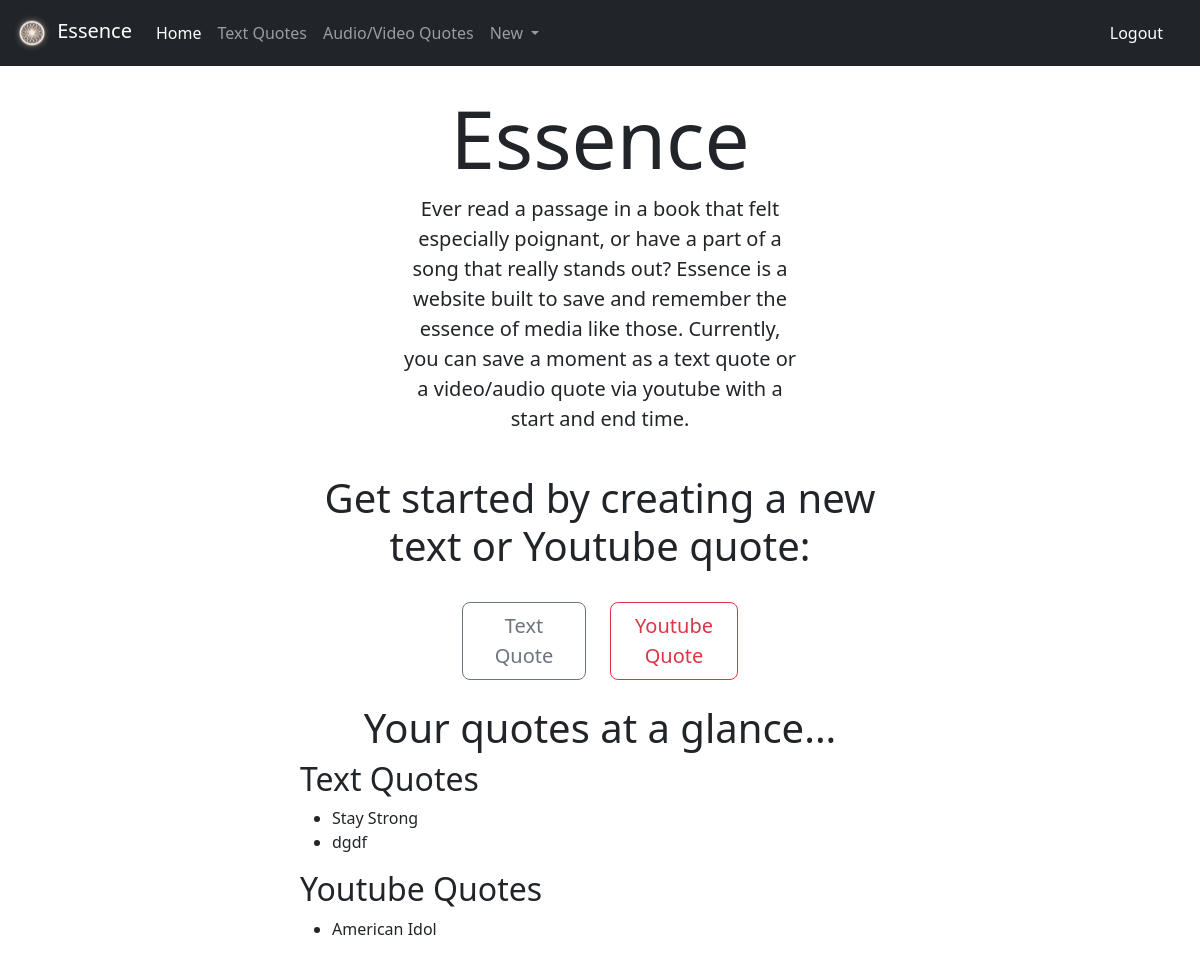
Page /essence/ (signed in) on the earlier database version.
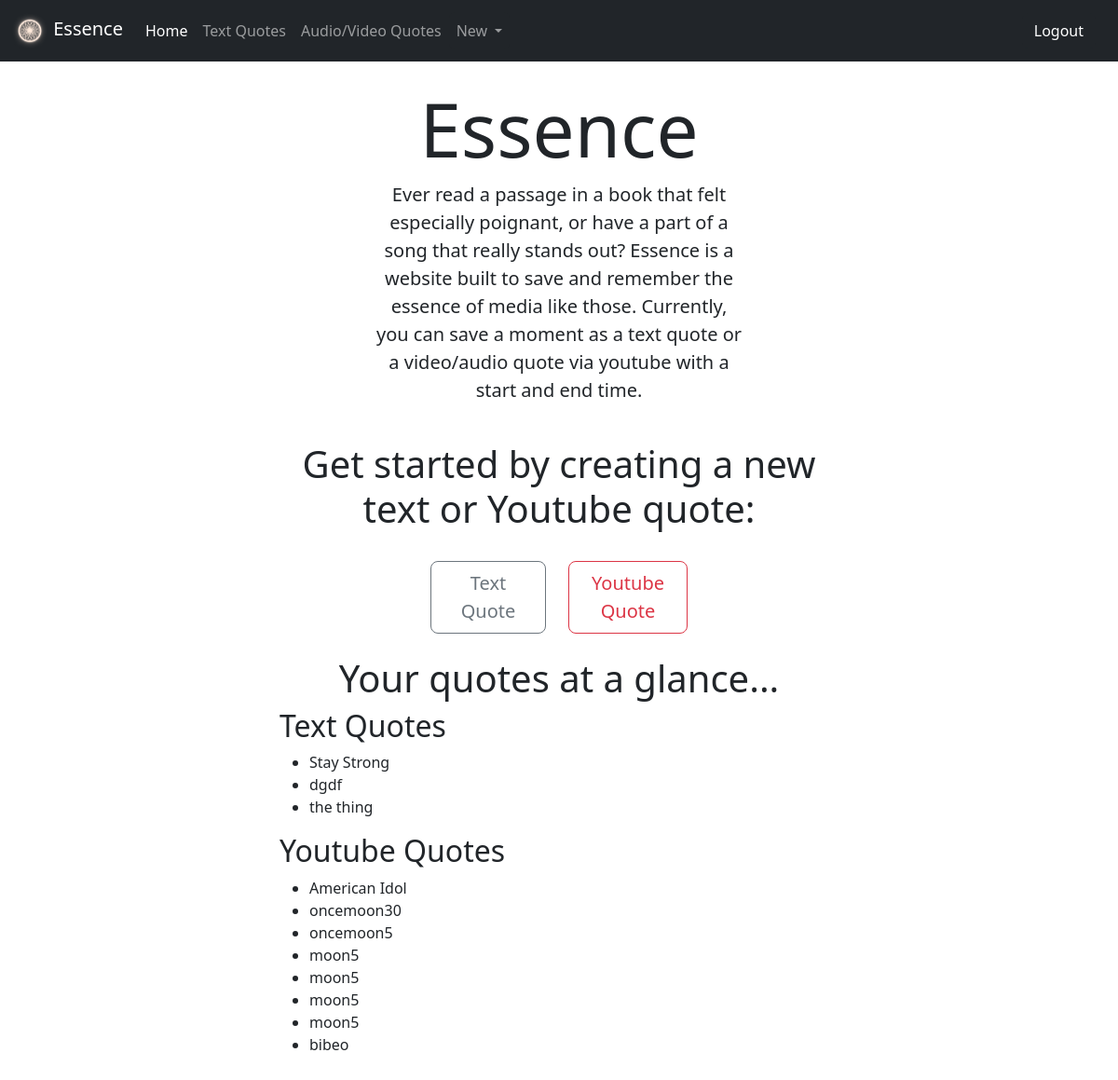
Same page on the later database version.
### essence/models.py (models this page shows, shortened)
class TextQuote(models.Model):
    user = models.ForeignKey(User, on_delete=models.DO_NOTHING, default=1)
    metadata = models.OneToOneField(Quote, on_delete=models.CASCADE, primary_key=True)
    quote_text = models.TextField()
    author = models.CharField(max_length=200)
    text_title = models.CharField(max_length=200)

class Quote(models.Model):
    title = models.CharField(max_length=200)
    description = models.TextField(blank=True)
    entry_timestamp = models.DateTimeField(default=timezone.now)

class YoutubeQuote(models.Model):
    user = models.ForeignKey(User, on_delete=models.DO_NOTHING, default=1)
    metadata = models.OneToOneField(Quote, on_delete=models.CASCADE)
    youtube_id = models.ForeignKey(YoutubeVideo, on_delete=models.DO_NOTHING)
    start_seconds = models.IntegerField(validators=[validators.MinValueValidator(0)])
    end_seconds = models.IntegerField()
    class Meta:
        constraints = [
            CheckConstraint(
                check = Q(end_seconds__gt=F('start_seconds')),
                name = 'check_end_seconds',
            ),
        ]

### essence/views.py (the view)
# urls.py: path("", views.IndexView.as_view(), name="index"),
class IndexView(generic.TemplateView):
    template_name = "essence/index.html"
    def get_context_data(self, **kwargs):
        context = super().get_context_data(**kwargs)
        if not self.request.user.is_anonymous:
            context["youtube_quotes"] = YoutubeQuote.objects.filter(user=self.request.user)
            context["text_quotes"] = TextQuote.objects.filter(user=self.request.user)
        return context

### essence/templates/essence/index.html (shortened to what this page needs)
{%extends './base.html' %}
{%block content%}
<div class="col-6 mx-auto">
    {%if user.is_authenticated %}
    <div class="text-center">
        <h1 class="display-1 font-weight-bold">Essence</h1>
        <p class="lead col-8 mx-auto">
            Ever read a passage in a book that felt especially poignant, or have a part of a song that really stands out?
            Essence is a website built to save and remember the essence of media like those.
            Currently, you can save a moment as a text quote or a video/audio quote via youtube with a start and end time.
        </p>
        <br>
        <h1 class="display-6 font-weight-bold">
            Get started by creating a new text or Youtube quote:
        </h1>
    </div>
    <br>
    <div class="row col-6 mx-auto">
        <a class="col" href="{% url 'essence:text_create' %}">
            <button type="button" class="btn btn-outline-secondary btn-lg px-4 gap-3">Text Quote</button>
        </a>
        <a class="col" href="{% url 'essence:youtube_create' %}">
            <button type="button" class="btn btn-outline-danger btn-lg px-4 gap-3">Youtube Quote</button>
        </a>
    </div>
    <br>
    <h1 class="text-center">Your quotes at a glance...</h1>
    <h2>Text Quotes</h2>
    <ul>
        {% for quote in text_quotes %}
        <li>{{ quote.metadata.title }}</li>
        {% empty %}
        <li>No text quotes yet.</li>
        {% endfor %}
    </ul>
    <h2>Youtube Quotes</h2>
    <ul>
        {% for quote in youtube_quotes %}
        <li>{{ quote.metadata.title }}</li>
        {% empty %}
        <li>No youtube quotes yet.</li>
        {% endfor %}
    </ul>
    {%endif%}
</div>
{%endblock%}

Differences in the rows shown:
added TextQuote: metadata "the thing"
added YoutubeQuote: metadata "oncemoon30"
added YoutubeQuote: metadata "oncemoon5"
added YoutubeQuote: metadata "moon5"
added YoutubeQuote: metadata "moon5"
added YoutubeQuote: metadata "moon5"
added YoutubeQuote: metadata "moon5"
added YoutubeQuote: metadata "bibeo"
